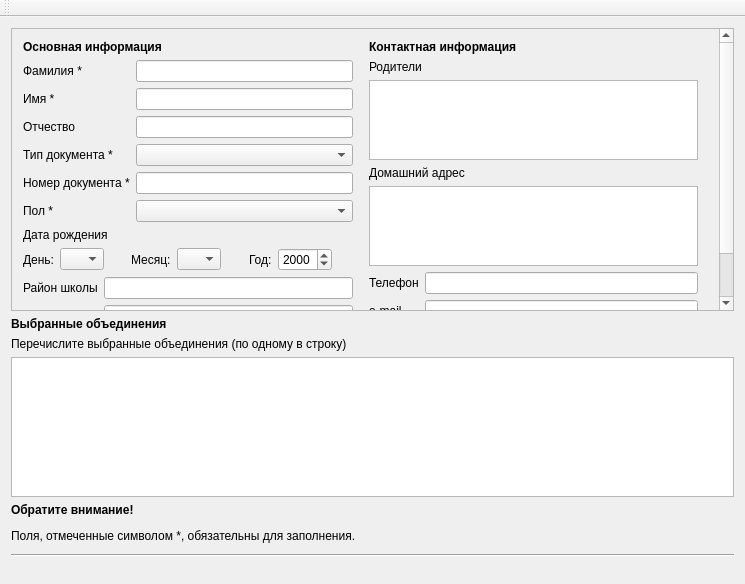
<?xml version="1.0" encoding="UTF-8"?>
<ui version="4.0">
 <class>MainWindow</class>
 <widget class="QMainWindow" name="MainWindow">
  <property name="geometry">
   <rect>
    <x>0</x>
    <y>0</y>
    <width>745</width>
    <height>584</height>
   </rect>
  </property>
  <property name="windowTitle">
   <string>MainWindow</string>
  </property>
  <widget class="QWidget" name="centralWidget">
   <layout class="QVBoxLayout" name="verticalLayout_3">
    <item>
     <widget class="QScrollArea" name="scrollArea">
      <property name="widgetResizable">
       <bool>true</bool>
      </property>
      <property name="alignment">
       <set>Qt::AlignLeading|Qt::AlignLeft|Qt::AlignTop</set>
      </property>
      <widget class="QWidget" name="scrollAreaWidgetContents">
       <property name="geometry">
        <rect>
         <x>0</x>
         <y>-46</y>
         <width>708</width>
         <height>318</height>
        </rect>
       </property>
       <layout class="QHBoxLayout" name="horizontalLayout_2">
        <item>
         <layout class="QVBoxLayout" name="verticalLayout">
          <property name="leftMargin">
           <number>0</number>
          </property>
          <property name="topMargin">
           <number>0</number>
          </property>
          <property name="rightMargin">
           <number>10</number>
          </property>
          <property name="bottomMargin">
           <number>0</number>
          </property>
          <item>
           <widget class="QLabel" name="label">
            <property name="sizePolicy">
             <sizepolicy hsizetype="Preferred" vsizetype="Maximum">
              <horstretch>0</horstretch>
              <verstretch>0</verstretch>
             </sizepolicy>
            </property>
            <property name="font">
             <font>
              <weight>75</weight>
              <bold>true</bold>
             </font>
            </property>
            <property name="text">
             <string>Основная информация</string>
            </property>
           </widget>
          </item>
          <item>
           <layout class="QGridLayout" name="gridLayout">
            <item row="5" column="1">
             <widget class="QComboBox" name="comboBox_2">
              <item>
               <property name="text">
                <string/>
               </property>
              </item>
              <item>
               <property name="text">
                <string>Жен</string>
               </property>
              </item>
              <item>
               <property name="text">
                <string>Муж</string>
               </property>
              </item>
             </widget>
            </item>
            <item row="2" column="1">
             <widget class="QLineEdit" name="lineEdit_3"/>
            </item>
            <item row="5" column="0">
             <widget class="QLabel" name="label_7">
              <property name="text">
               <string>Пол *</string>
              </property>
             </widget>
            </item>
            <item row="0" column="0">
             <widget class="QLabel" name="label_2">
              <property name="text">
               <string>Фамилия *</string>
              </property>
             </widget>
            </item>
            <item row="4" column="1">
             <widget class="QLineEdit" name="lineEdit_4"/>
            </item>
            <item row="4" column="0">
             <widget class="QLabel" name="label_6">
              <property name="text">
               <string>Номер документа *</string>
              </property>
             </widget>
            </item>
            <item row="2" column="0">
             <widget class="QLabel" name="label_4">
              <property name="text">
               <string>Отчество</string>
              </property>
             </widget>
            </item>
            <item row="0" column="1">
             <widget class="QLineEdit" name="lineEdit"/>
            </item>
            <item row="3" column="0">
             <widget class="QLabel" name="label_5">
              <property name="text">
               <string>Тип документа *</string>
              </property>
             </widget>
            </item>
            <item row="1" column="0">
             <widget class="QLabel" name="label_3">
              <property name="text">
               <string>Имя *</string>
              </property>
             </widget>
            </item>
            <item row="3" column="1">
             <widget class="QComboBox" name="comboBox">
              <item>
               <property name="text">
                <string/>
               </property>
              </item>
              <item>
               <property name="text">
                <string>Свидетельство о рождении</string>
               </property>
              </item>
              <item>
               <property name="text">
                <string>Паспорт</string>
               </property>
              </item>
             </widget>
            </item>
            <item row="1" column="1">
             <widget class="QLineEdit" name="lineEdit_2"/>
            </item>
           </layout>
          </item>
          <item>
           <widget class="QLabel" name="label_8">
            <property name="sizePolicy">
             <sizepolicy hsizetype="Preferred" vsizetype="Maximum">
              <horstretch>0</horstretch>
              <verstretch>0</verstretch>
             </sizepolicy>
            </property>
            <property name="text">
             <string>Дата рождения</string>
            </property>
           </widget>
          </item>
          <item>
           <layout class="QHBoxLayout" name="horizontalLayout">
            <property name="spacing">
             <number>6</number>
            </property>
            <property name="leftMargin">
             <number>0</number>
            </property>
            <property name="topMargin">
             <number>0</number>
            </property>
            <property name="rightMargin">
             <number>0</number>
            </property>
            <property name="bottomMargin">
             <number>0</number>
            </property>
            <item>
             <widget class="QLabel" name="label_9">
              <property name="text">
               <string>День:</string>
              </property>
             </widget>
            </item>
            <item>
             <widget class="QComboBox" name="comboBox_3">
              <item>
               <property name="text">
                <string/>
               </property>
              </item>
              <item>
               <property name="text">
                <string>1</string>
               </property>
              </item>
              <item>
               <property name="text">
                <string>2</string>
               </property>
              </item>
              <item>
               <property name="text">
                <string>3</string>
               </property>
              </item>
              <item>
               <property name="text">
                <string>4</string>
               </property>
              </item>
              <item>
               <property name="text">
                <string>5</string>
               </property>
              </item>
              <item>
               <property name="text">
                <string>6</string>
               </property>
              </item>
              <item>
               <property name="text">
                <string>7</string>
               </property>
              </item>
              <item>
               <property name="text">
                <string>8</string>
               </property>
              </item>
              <item>
               <property name="text">
                <string>9</string>
               </property>
              </item>
              <item>
               <property name="text">
                <string>10</string>
               </property>
              </item>
              <item>
               <property name="text">
                <string>11</string>
               </property>
              </item>
              <item>
               <property name="text">
                <string>12</string>
               </property>
              </item>
              <item>
               <property name="text">
                <string>13</string>
               </property>
              </item>
              <item>
               <property name="text">
                <string>14</string>
               </property>
              </item>
              <item>
               <property name="text">
                <string>15</string>
               </property>
              </item>
              <item>
               <property name="text">
                <string>16</string>
               </property>
              </item>
              <item>
               <property name="text">
                <string>17</string>
               </property>
              </item>
              <item>
               <property name="text">
                <string>18</string>
               </property>
              </item>
              <item>
               <property name="text">
                <string>19</string>
               </property>
              </item>
              <item>
               <property name="text">
                <string>20</string>
               </property>
              </item>
              <item>
               <property name="text">
                <string>21</string>
               </property>
              </item>
              <item>
               <property name="text">
                <string>22</string>
               </property>
              </item>
              <item>
               <property name="text">
                <string>23</string>
               </property>
              </item>
              <item>
               <property name="text">
                <string>24</string>
               </property>
              </item>
              <item>
               <property name="text">
                <string>25</string>
               </property>
              </item>
              <item>
               <property name="text">
                <string>26</string>
               </property>
              </item>
              <item>
               <property name="text">
                <string>27</string>
               </property>
              </item>
              <item>
               <property name="text">
                <string>28</string>
               </property>
              </item>
              <item>
               <property name="text">
                <string>29</string>
               </property>
              </item>
              <item>
               <property name="text">
                <string>30</string>
               </property>
              </item>
              <item>
               <property name="text">
                <string>31</string>
               </property>
              </item>
             </widget>
            </item>
            <item>
             <spacer name="horizontalSpacer">
              <property name="orientation">
               <enum>Qt::Horizontal</enum>
              </property>
              <property name="sizeHint" stdset="0">
               <size>
                <width>10</width>
                <height>20</height>
               </size>
              </property>
             </spacer>
            </item>
            <item>
             <widget class="QLabel" name="label_10">
              <property name="text">
               <string>Месяц:</string>
              </property>
             </widget>
            </item>
            <item>
             <widget class="QComboBox" name="comboBox_4">
              <item>
               <property name="text">
                <string/>
               </property>
              </item>
              <item>
               <property name="text">
                <string>1</string>
               </property>
              </item>
              <item>
               <property name="text">
                <string>2</string>
               </property>
              </item>
              <item>
               <property name="text">
                <string>3</string>
               </property>
              </item>
              <item>
               <property name="text">
                <string>4</string>
               </property>
              </item>
              <item>
               <property name="text">
                <string>5</string>
               </property>
              </item>
              <item>
               <property name="text">
                <string>6</string>
               </property>
              </item>
              <item>
               <property name="text">
                <string>7</string>
               </property>
              </item>
              <item>
               <property name="text">
                <string>8</string>
               </property>
              </item>
              <item>
               <property name="text">
                <string>9</string>
               </property>
              </item>
              <item>
               <property name="text">
                <string>10</string>
               </property>
              </item>
              <item>
               <property name="text">
                <string>11</string>
               </property>
              </item>
              <item>
               <property name="text">
                <string>12</string>
               </property>
              </item>
             </widget>
            </item>
            <item>
             <spacer name="horizontalSpacer_2">
              <property name="orientation">
               <enum>Qt::Horizontal</enum>
              </property>
              <property name="sizeHint" stdset="0">
               <size>
                <width>10</width>
                <height>20</height>
               </size>
              </property>
             </spacer>
            </item>
            <item>
             <widget class="QLabel" name="label_11">
              <property name="text">
               <string>Год:</string>
              </property>
             </widget>
            </item>
            <item>
             <widget class="QSpinBox" name="spinBox">
              <property name="minimum">
               <number>1990</number>
              </property>
              <property name="maximum">
               <number>2100</number>
              </property>
              <property name="value">
               <number>2000</number>
              </property>
             </widget>
            </item>
            <item>
             <spacer name="horizontalSpacer_3">
              <property name="orientation">
               <enum>Qt::Horizontal</enum>
              </property>
              <property name="sizeHint" stdset="0">
               <size>
                <width>10</width>
                <height>20</height>
               </size>
              </property>
             </spacer>
            </item>
           </layout>
          </item>
          <item>
           <layout class="QFormLayout" name="formLayout_2">
            <item row="0" column="0">
             <widget class="QLabel" name="label_18">
              <property name="text">
               <string>Район школы</string>
              </property>
             </widget>
            </item>
            <item row="1" column="0">
             <widget class="QLabel" name="label_19">
              <property name="text">
               <string>Школа</string>
              </property>
             </widget>
            </item>
            <item row="2" column="0">
             <widget class="QLabel" name="label_20">
              <property name="text">
               <string>Класс</string>
              </property>
             </widget>
            </item>
            <item row="0" column="1">
             <widget class="QLineEdit" name="lineEdit_7"/>
            </item>
            <item row="1" column="1">
             <widget class="QLineEdit" name="lineEdit_8"/>
            </item>
            <item row="2" column="1">
             <widget class="QLineEdit" name="lineEdit_9"/>
            </item>
           </layout>
          </item>
         </layout>
        </item>
        <item>
         <layout class="QVBoxLayout" name="verticalLayout_2">
          <property name="leftMargin">
           <number>0</number>
          </property>
          <property name="topMargin">
           <number>0</number>
          </property>
          <property name="rightMargin">
           <number>10</number>
          </property>
          <property name="bottomMargin">
           <number>0</number>
          </property>
          <item>
           <widget class="QLabel" name="label_12">
            <property name="sizePolicy">
             <sizepolicy hsizetype="Preferred" vsizetype="Maximum">
              <horstretch>0</horstretch>
              <verstretch>0</verstretch>
             </sizepolicy>
            </property>
            <property name="font">
             <font>
              <weight>75</weight>
              <bold>true</bold>
             </font>
            </property>
            <property name="text">
             <string>Контактная информация</string>
            </property>
           </widget>
          </item>
          <item>
           <widget class="QLabel" name="label_13">
            <property name="sizePolicy">
             <sizepolicy hsizetype="Expanding" vsizetype="Maximum">
              <horstretch>0</horstretch>
              <verstretch>0</verstretch>
             </sizepolicy>
            </property>
            <property name="text">
             <string>Родители</string>
            </property>
           </widget>
          </item>
          <item>
           <widget class="QTextEdit" name="textEdit">
            <property name="maximumSize">
             <size>
              <width>16777215</width>
              <height>80</height>
             </size>
            </property>
           </widget>
          </item>
          <item>
           <widget class="QLabel" name="label_14">
            <property name="sizePolicy">
             <sizepolicy hsizetype="Preferred" vsizetype="Maximum">
              <horstretch>0</horstretch>
              <verstretch>0</verstretch>
             </sizepolicy>
            </property>
            <property name="text">
             <string>Домашний адрес</string>
            </property>
           </widget>
          </item>
          <item>
           <widget class="QTextEdit" name="textEdit_2">
            <property name="maximumSize">
             <size>
              <width>16777215</width>
              <height>80</height>
             </size>
            </property>
           </widget>
          </item>
          <item>
           <layout class="QFormLayout" name="formLayout">
            <property name="leftMargin">
             <number>0</number>
            </property>
            <property name="topMargin">
             <number>0</number>
            </property>
            <property name="rightMargin">
             <number>0</number>
            </property>
            <property name="bottomMargin">
             <number>0</number>
            </property>
            <item row="0" column="0">
             <widget class="QLabel" name="label_16">
              <property name="sizePolicy">
               <sizepolicy hsizetype="Preferred" vsizetype="Preferred">
                <horstretch>0</horstretch>
                <verstretch>0</verstretch>
               </sizepolicy>
              </property>
              <property name="text">
               <string>Телефон</string>
              </property>
             </widget>
            </item>
            <item row="0" column="1">
             <widget class="QLineEdit" name="lineEdit_5"/>
            </item>
            <item row="1" column="0">
             <widget class="QLabel" name="label_17">
              <property name="sizePolicy">
               <sizepolicy hsizetype="Preferred" vsizetype="Preferred">
                <horstretch>0</horstretch>
                <verstretch>0</verstretch>
               </sizepolicy>
              </property>
              <property name="text">
               <string>e-mail</string>
              </property>
             </widget>
            </item>
            <item row="1" column="1">
             <widget class="QLineEdit" name="lineEdit_6"/>
            </item>
           </layout>
          </item>
         </layout>
        </item>
       </layout>
      </widget>
     </widget>
    </item>
    <item>
     <widget class="QLabel" name="label_21">
      <property name="font">
       <font>
        <weight>75</weight>
        <bold>true</bold>
       </font>
      </property>
      <property name="text">
       <string>Выбранные объединения</string>
      </property>
     </widget>
    </item>
    <item>
     <widget class="QLabel" name="label_22">
      <property name="text">
       <string>Перечислите выбранные объединения (по одному в строку)</string>
      </property>
     </widget>
    </item>
    <item>
     <widget class="QTextEdit" name="textEdit_3">
      <property name="sizePolicy">
       <sizepolicy hsizetype="Expanding" vsizetype="Preferred">
        <horstretch>0</horstretch>
        <verstretch>0</verstretch>
       </sizepolicy>
      </property>
      <property name="maximumSize">
       <size>
        <width>16777215</width>
        <height>200</height>
       </size>
      </property>
     </widget>
    </item>
    <item>
     <widget class="QLabel" name="label_15">
      <property name="text">
       <string>&lt;html&gt;&lt;head/&gt;&lt;body&gt;&lt;p&gt;&lt;span style=&quot; font-weight:600;&quot;&gt;Обратите внимание!&lt;/span&gt;&lt;/p&gt;&lt;p&gt;Поля, отмеченные символом *, обязательны для заполнения.&lt;/p&gt;&lt;/body&gt;&lt;/html&gt;</string>
      </property>
     </widget>
    </item>
    <item>
     <spacer name="verticalSpacer_2">
      <property name="orientation">
       <enum>Qt::Vertical</enum>
      </property>
      <property name="sizeType">
       <enum>QSizePolicy::Minimum</enum>
      </property>
      <property name="sizeHint" stdset="0">
       <size>
        <width>20</width>
        <height>5</height>
       </size>
      </property>
     </spacer>
    </item>
    <item>
     <widget class="Line" name="line">
      <property name="orientation">
       <enum>Qt::Horizontal</enum>
      </property>
     </widget>
    </item>
    <item>
     <widget class="QLabel" name="lblStatus">
      <property name="font">
       <font>
        <pointsize>7</pointsize>
       </font>
      </property>
      <property name="text">
       <string/>
      </property>
     </widget>
    </item>
   </layout>
  </widget>
  <widget class="QToolBar" name="mainToolBar">
   <attribute name="toolBarArea">
    <enum>TopToolBarArea</enum>
   </attribute>
   <attribute name="toolBarBreak">
    <bool>false</bool>
   </attribute>
  </widget>
 </widget>
 <layoutdefault spacing="6" margin="11"/>
 <resources/>
 <connections/>
</ui>
